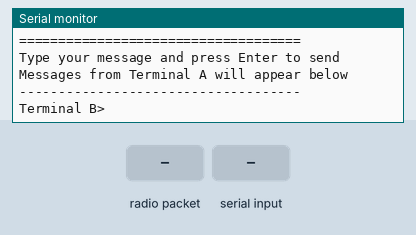
This sketch was run on a simulated Arduino Uno, built with avr-gcc and run on an emulated ATmega328P. On the bench: the last lines printed to the serial monitor. The inputs (shaded band) are chosen by the test bench. No radio packets arrive unless stated.

Above: at 1.3 s.
1.4 s: radio packet "1" arrives
At 2.6 s:
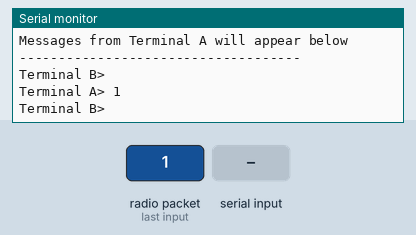
2.9 s: "1\n" received over Serial
At 3.5 s:
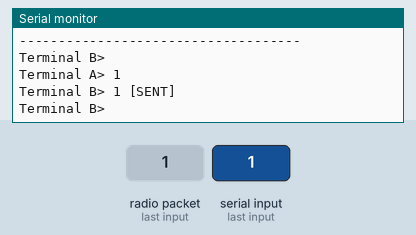

Measured:
- after the input at 1.4 s, the serial monitor: prints a new line at once (image 1)
- after the input at 2.9 s, the serial monitor: prints a new line at once (image 2)

The sketch:

nrf24_chat_terminal_b.ino
```cpp
/*
 * NRF24L01 Wireless Chat - Terminal B
 *
 * Type messages in the Serial Monitor and they'll be sent wirelessly
 * to Terminal A. Messages from Terminal A will also be displayed here.
 *
 * Hardware:
 * - Arduino Uno
 * - NRF24L01 module
 * - CE to pin 7, CSN to pin 8
 */

#include <SPI.h>
#include <nRF24L01.h>
#include <RF24.h>

RF24 radio(7, 8); // CE, CSN

// Addresses for bidirectional communication (swapped from Terminal A)
const byte address_tx[6] = "00002";  // Address for sending (B to A)
const byte address_rx[6] = "00001";  // Address for receiving (A to B)

String inputMessage = "";
bool messageReady = false;

void setup() {
  Serial.begin(9600);

  Serial.println("NRF24L01 Wireless Chat - Terminal B");
  Serial.println("====================================");
  Serial.println("Type your message and press Enter to send");
  Serial.println("Messages from Terminal A will appear below");
  Serial.println("------------------------------------");
  Serial.println();

  // Initialize radio
  if (!radio.begin()) {
    Serial.println("ERROR: Radio initialization failed!");
    while (1) { delay(1000); }
  }

  // Configure radio
  radio.setPALevel(RF24_PA_LOW);
  radio.setDataRate(RF24_1MBPS);
  radio.setChannel(76);

  // Set up pipes for bidirectional communication
  radio.openWritingPipe(address_tx);      // Write to Terminal A
  radio.openReadingPipe(1, address_rx);   // Read from Terminal A

  radio.startListening(); // Start in receive mode

  Serial.print("Terminal B> ");
}

void loop() {
  // Check for incoming messages from Terminal A
  checkForIncomingMessages();

  // Check for user input from Serial Monitor
  checkForUserInput();

  // Send message if ready
  if (messageReady) {
    sendMessage();
    messageReady = false;
  }

  delay(10);
}

void checkForIncomingMessages() {
  if (radio.available()) {
    char receivedMessage[64] = "";
    radio.read(&receivedMessage, sizeof(receivedMessage));

    // Clear current input line and show received message
    Serial.println();
    Serial.print("Terminal A> ");
    Serial.println(receivedMessage);
    Serial.print("Terminal B> ");
    Serial.print(inputMessage); // Redisplay current input
  }
}

void checkForUserInput() {
  while (Serial.available()) {
    char c = Serial.read();

    if (c == '\n' || c == '\r') {
      if (inputMessage.length() > 0) {
        messageReady = true;
      }
    } else if (c == '\b' || c == 127) { // Backspace
      if (inputMessage.length() > 0) {
        inputMessage.remove(inputMessage.length() - 1);
        Serial.print("\b \b"); // Erase character visually
      }
    } else if (c >= 32 && c <= 126) { // Printable characters
      inputMessage += c;
      Serial.print(c); // Echo character
    }
  }
}

void sendMessage() {
  // Stop listening to send message
  radio.stopListening();

  // Convert string to char array for transmission
  char messageBuffer[64];
  inputMessage.toCharArray(messageBuffer, sizeof(messageBuffer));

  // Send the message
  bool result = radio.write(&messageBuffer, sizeof(messageBuffer));

  if (result) {
    Serial.println(" [SENT]");
  } else {
    Serial.println(" [FAILED]");
  }

  // Clear input and start listening again
  inputMessage = "";
  radio.startListening();

  Serial.print("Terminal B> ");
}
```
